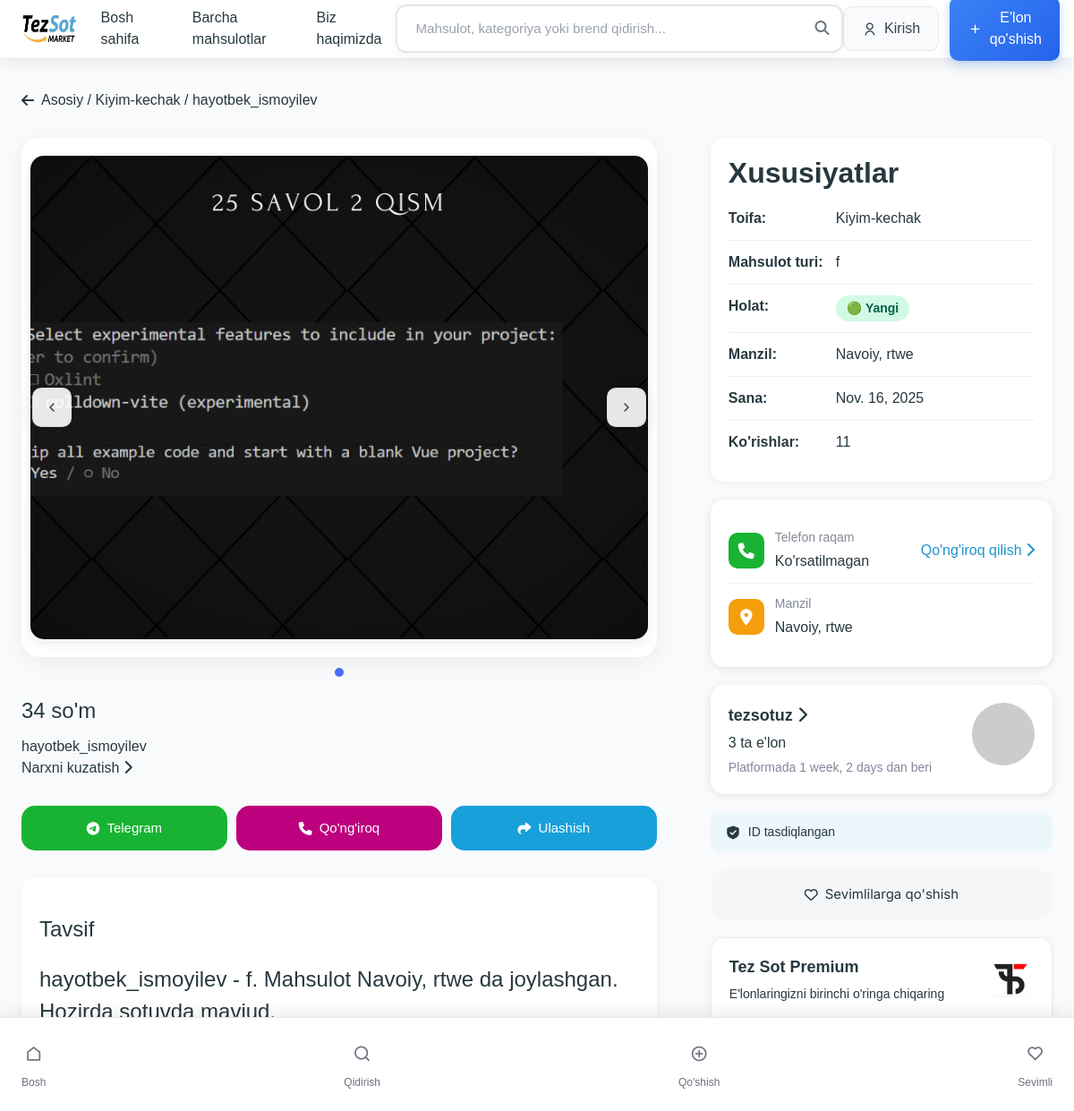
Screenshot of /mahsulot/1/ with the database file from the repository.
### fronend/models.py (models this page shows, shortened)
class Mahsulot(models.Model):
    CATEGORY_CHOICES = [
        ('elektronika', 'Elektronika'),
        ('uy_jihozlari', 'Uy jihozlari'),
        ('kiyim', 'Kiyim-kechak'),
        ('avto', 'Avto ehtiyot qismlar'),
        ('boshqa', 'Boshqa'),
    ]
    VILOYAT_CHOICES = [
        ('toshkent', 'Toshkent'),
        ('samarqand', 'Samarqand'),
        ('fargona', 'Farg‘ona'),
        ('andijon', 'Andijon'),
        ('namangan', 'Namangan'),
        ('buxoro', 'Buxoro'),
        ('navoiy', 'Navoiy'),
        ('xorazm', 'Xorazm'),
        ('qashqadaryo', 'Qashqadaryo'),
        ('surxondaryo', 'Surxondaryo'),
        ('jizzax', 'Jizzax'),
        ('sirdaryo', 'Sirdaryo'),
        ('qoraqalpogiston', 'Qoraqalpog‘iston'),
    ]
    user = models.ForeignKey(User, on_delete=models.CASCADE, verbose_name="Foydalanuvchi")
    category = models.CharField(max_length=100, choices=CATEGORY_CHOICES, verbose_name="Kategoriya")
    mahsulotturi = models.CharField(max_length=100, verbose_name="Mahsulot turi")
    name = models.CharField(max_length=100, verbose_name="Mahsulot nomi")
    viloyat = models.CharField(max_length=100, choices=VILOYAT_CHOICES, verbose_name="Viloyat")
    tuman = models.CharField(max_length=100, verbose_name="Tuman/Shahar", blank=True, null=True)
    manzil = models.TextField(verbose_name="Aniq manzil", blank=True, null=True)
    telefon = models.CharField(max_length=20, verbose_name="Telefon raqam", blank=True, null=True)
    telegram_username = models.CharField(max_length=100, verbose_name="Telegram username", blank=True, null=True)
    email = models.EmailField(verbose_name="Email", blank=True, null=True)
    tavsif = models.TextField(verbose_name="Batafsil tavsif", blank=True, null=True)
    sana = models.DateField(default=timezone.now, verbose_name="Sana")
    narx = models.CharField(max_length=20, verbose_name="Narx", default="0")
    asosiyimg = models.ImageField(upload_to='asosiyimg/', verbose_name="Asosiy rasm")
    birimg = models.ImageField(upload_to='birimg/', verbose_name="1-rasm", blank=True, null=True)
    ikkiimg = models.ImageField(upload_to='ikkiimg/', verbose_name="2-rasm", blank=True, null=True)
    uchuimg = models.ImageField(upload_to='uchuimg/', verbose_name="3-rasm", blank=True, null=True)
    toltirish = models.FileField(upload_to='toltirish/', verbose_name="Qo'shimcha fayl", blank=True, null=True)
    sotilgan = models.BooleanField(default=False, verbose_name="Sotildi")
    aktiv = models.BooleanField(default=True, verbose_name="Aktiv")
    korishlar_soni = models.PositiveIntegerField(default=0, verbose_name="Ko'rishlar soni")
    class Meta:
        verbose_name = "Mahsulot"
        verbose_name_plural = "Mahsulotlar"
        ordering = ['-sana']
    def narx_formatted(self):
        try:
            if not self.narx:
                return "0 so'm"
            narx_str = str(self.narx).replace(',', '.').strip()
            if narx_str and narx_str != '.':
                narx_str = re.sub(r'[^\d.]', '', narx_str)
                if narx_str and narx_str != '.':
                    narx_float = float(narx_str)
                    if narx_float.is_integer():
                        return f"{int(narx_float):,} so'm".replace(',', ' ')
                    else:
                        return f"{narx_float:,.2f} so'm".replace(',', ' ').replace('.', ',')
            return "0 so'm"
        except (ValueError, TypeError, AttributeError):
            return "0 so'm"
    narx_formatted.short_description = 'Narx'
    def user_info(self):
        if self.user.first_name and self.user.last_name:
            return f"{self.user.first_name} {self.user.last_name}"
        return self.user.username
    user_info.short_description = 'Foydalanuvchi'
    def telefon_formatted(self):
        if not self.telefon:
            return "Ko'rsatilmagan"
    def toliq_manzil(self):
        manzil_qismlari = []
        if self.viloyat:
            manzil_qismlari.append(self.get_viloyat_display())
        if self.tuman:
            manzil_qismlari.append(self.tuman)
        if self.manzil:
            manzil_qismlari.append(self.manzil)
        return ", ".join(manzil_qismlari) if manzil_qismlari else "Manzil ko'rsatilmagan"
    def telegram_link(self):
        if self.telegram_username:
            username = self.telegram_username.lstrip('@')
            return f"https://t.me/{username}"
        return "#"
    def telefon_link(self):
        if self.telefon:
            numbers = re.sub(r'\D', '', self.telefon)
            if numbers:
                return f"tel:+998{numbers[-9:]}" if len(numbers) >= 9 else f"tel:{numbers}"
        return "#"
    def sotilgan_ha_yoq(self):
        """Sotilgan holatini ko'rsatish"""
        if self.sotilgan:
            return "✅ Sotilgan"
        return "🆕 Yangi"
    sotilgan_ha_yoq.short_description = 'Holati'

### fronend/views.py (the view)
# urls.py: path('mahsulot/<int:mahsulot_id>/', views.mahsulot_detail_view, name='mahsulot_detail'),
def mahsulot_detail_view(request, mahsulot_id):
    try:
        mahsulot = get_object_or_404(Mahsulot, id=mahsulot_id)
        if request.user.is_authenticated:
            mahsulot.korishlar_soni += 1
            mahsulot.save(update_fields=['korishlar_soni'])
        o_xshash = Mahsulot.objects.filter(
            category=mahsulot.category,
            aktiv=True
        ).exclude(id=mahsulot.id).order_by('-id')[:4]
        return render(request, 'mahsulot_detail.html', {
            'mahsulot': mahsulot,
            'o_xshash_mahsulotlar': o_xshash
        })
    except Mahsulot.DoesNotExist:
        messages.error(request, "Mahsulot topilmadi yoki o'chirilgan.")
        return redirect('index')
    except Exception as e:
        print(f"DEBUG: Xatolik - {e}")
        messages.error(request, "Noma'lum xatolik yuz berdi.")
        return redirect('index')

### fronend/templates/mahsulot_detail.html (shortened to what this page needs)
<!DOCTYPE html>
<html lang="uz">
{% load static %}
<head>
    <link rel="stylesheet" href="https://cdnjs.cloudflare.com/ajax/libs/font-awesome/6.0.0/css/all.min.css">
    <script src="https://cdn.tailwindcss.com"></script>
</head>
<body>
    {% include 'newnav.html' %}
    {% include 'nav.html' %}
    <div class="container_db">
        <div class="yolaklar_db">
            <div class="yozuv_db" onclick="history.back()">
                <i class="fa-solid fa-arrow-left"></i>
                <span>Asosiy / {{ mahsulot.get_category_display }} / {{ mahsulot.name }}</span>
            </div>
        </div>
        <div class="all_wrapdiv_db">
            <div class="right_db">
                <div class="sweeper-wrap">
                    <div id="carousel" class="carousel" aria-label="Image carousel">
                        <div id="carousel-track" class="carousel-track">
                            {% if mahsulot.asosiyimg %}
                            <div class="carousel-card">
                                <img src="{{ mahsulot.asosiyimg.url }}" alt="{{ mahsulot.name }}">
                            </div>
                            {% endif %}
                        </div>
                        <button class="sweeper-btn btn-left" id="prevBtn" aria-label="Oldingi (previous)">
                            <svg width="16" height="16" viewBox="0 0 24 24" fill="none" aria-hidden>
                                <path d="M15 18l-6-6 6-6" stroke="currentColor" stroke-width="2" stroke-linecap="round"
                                    stroke-linejoin="round" />
                            </svg>
                        </button>
                        <button class="sweeper-btn btn-right" id="nextBtn" aria-label="Keyingi (next)">
                            <svg width="16" height="16" viewBox="0 0 24 24" fill="none" aria-hidden>
                                <path d="M9 6l6 6-6 6" stroke="currentColor" stroke-width="2" stroke-linecap="round"
                                    stroke-linejoin="round" />
                            </svg>
                        </button>
                    </div>
                    <div id="dots" class="dots" aria-hidden="false" role="tablist"></div>
                </div>
                <h1>{{ mahsulot.narx_formatted }}</h1>
                <span class="Alpicool_db">{{ mahsulot.name }}</span>
                <h6 class="narxni_db">Narxni kuzatish <i class="fa-solid fa-chevron-right"></i></h6>
                <div class="brn_wraps_db">
                    <button class="brn_wraps_db_one_db" onclick="window.open('{{ mahsulot.telegram_link }}', '_blank')">
                        <i class="fab fa-telegram"></i> Telegram
                    </button>
                    <button class="brn_wraps_db_two_db" onclick="window.location.href='{{ mahsulot.telefon_link }}'">
                        <i class="fas fa-phone"></i> Qo'ng'iroq
                    </button>
                    <button class="brn_wraps_db_three_db" onclick="shareProduct()">
                        <i class="fas fa-share"></i> Ulashish
                    </button>
                </div>
                <div class="info_card">
                    <h1>Tavsif</h1>
                    <h1> {% if mahsulot.tavsif %}
                        {{ mahsulot.tavsif|linebreaks }}
                    {% else %}
                        {{ mahsulot.name }} - {{ mahsulot.mahsulotturi }}.
                        Mahsulot {{ mahsulot.toliq_manzil }} da joylashgan.
                        {% if mahsulot.sotilgan %}Bu mahsulot allaqachon sotilgan.{% else %}Hozirda sotuvda mavjud.{% endif %}
                    {% endif %}</h1>
                </div>
            </div>
            <div class="left_db">
                <div class="info_card">
                    <h1>Xususiyatlar</h1>
                    <div class="info_item">
                        <span class="info_label">Toifa:</span>
                        <span class="info_value">{{ mahsulot.get_category_display }}</span>
                    </div>
                    <div class="info_item">
                        <span class="info_label">Mahsulot turi:</span>
                        <span class="info_value">{{ mahsulot.mahsulotturi }}</span>
                    </div>
                    <div class="info_item">
                        <span class="info_label">Holat:</span>
                        <span class="info_value">
                            <span class="status_badge {% if mahsulot.sotilgan %}status_sold{% else %}status_new{% endif %}">
                                {% if mahsulot.sotilgan %}🔴 Sotilgan{% else %}🟢 Yangi{% endif %}
                            </span>
                        </span>
                    </div>
                    <div class="info_item">
                        <span class="info_label">Manzil:</span>
                        <span class="info_value">{{ mahsulot.toliq_manzil }}</span>
                    </div>
                    <div class="info_item">
                        <span class="info_label">Sana:</span>
                        <span class="info_value">{{ mahsulot.sana }}</span>
                    </div>
                    <div class="info_item">
                        <span class="info_label">Ko'rishlar:</span>
                        <span class="info_value">{{ mahsulot.korishlar_soni }}</span>
                    </div>
                </div>
                <div class="contact_info">
                    <div class="contact_item">
                        <div class="contact_icon phone">
                            <i class="fas fa-phone"></i>
                        </div>
                        <div class="contact_text">
                            <h4>Telefon raqam</h4>
                            <span>{{ mahsulot.telefon_formatted }}</span>
                        </div>
                        <a href="{{ mahsulot.telefon_link }}" class="contact_link">
                            Qo'ng'iroq qilish <i class="fas fa-chevron-right"></i>
                        </a>
                    </div>
                    <div class="contact_item">
                        <div class="contact_icon location">
                            <i class="fas fa-map-marker-alt"></i>
                        </div>
                        <div class="contact_text">
                            <h4>Manzil</h4>
                            <span>{{ mahsulot.toliq_manzil }}</span>
                        </div>
                    </div>
                </div>
                <div class="salihwrap_db">
                    <div class="platforma_db">
                        <h6>{{ mahsulot.user_info }} <i class="fa-solid fa-chevron-right"></i></h6>
                        <span class="elon_db">
                            {% with total_elons=mahsulot.user.mahsulot_set.count %}
                            {{ total_elons }} ta e'lon
                            {% endwith %}
                        </span>
                        <h5>Platformada {{ mahsulot.sana|timesince }} dan beri</h5>
                    </div>
                    <img src="{% static 'images/default-avatar.png' %}" alt="User avatar"
                         onerror="this.src='https://ui-avatars.com/api/?name={{ mahsulot.user.username }}&background=4a6cf7&color=fff&size=70'">
                </div>
                <span class="tasdiqlangan_db">
                    ID tasdiqlangan
                </span>
                {% if user.is_authenticated %}
                <form method="POST" action="{% url 'sevimliga_qoshish' mahsulot.id %}">
                    {% csrf_token %}
                    <button type="submit" class="w-full mt-4 py-3 px-4 bg-blue-600 text-white rounded-lg hover:bg-blue-700 transition duration-200 flex items-center justify-center gap-2">
                        <i class="far fa-heart"></i> Sevimlilarga qo'shish
                    </button>
                </form>
                {% else %}
                <button onclick="window.location.href='{% url 'kirish' %}'" class="w-full mt-4 py-3 px-4 bg-blue-600 text-white rounded-lg hover:bg-blue-700 transition duration-200 flex items-center justify-center gap-2">
                    <i class="far fa-heart"></i> Sevimlilarga qo'shish
                </button>
                {% endif %}
                <div class="button_db">
                    <div class="button_mini_db">
                        <div>
                            <h4>Tez Sot Premium</h4>
                            <span>E'lonlaringizni birinchi o'ringa chiqaring</span>
                            <h6>Premium reklama xizmati</h6>
                        </div>
                        <img src="{% static 'img/iconlogo.png' %}" alt="Premium">
                    </div>
                    <button>Premium sotib olish</button>
                </div>
            </div>
        </div>
    </div>
</body>
</html>

### rows the page displays
Mahsulot: category "Kiyim-kechak", name "hayotbek_ismoyilev", asosiyimg (picture), narx_formatted "34 so'm", mahsulotturi "f", toliq_manzil "Navoiy, rtwe", sana "Nov. 16, 2025", korishlar_soni "11", telefon_formatted "Ko'rsatilmagan", user_info "tezsotuz", sana "1 week, 2 days"

### other values shown
{{ total_elons }} "3"
